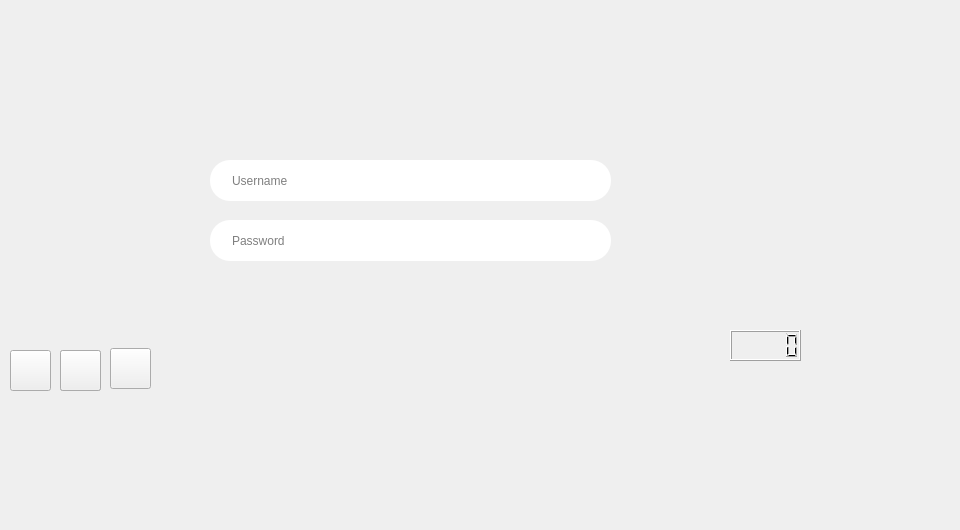
      <widget class="QWidget" name="page_16">
       <widget class="QLineEdit" name="username_3">
        <property name="geometry">
         <rect>
          <x>210</x>
          <y>160</y>
          <width>401</width>
          <height>41</height>
         </rect>
        </property>
        <property name="palette">
         <palette>
          <active>
           <colorrole role="WindowText">
            <brush brushstyle="SolidPattern">
             <color alpha="255">
              <red>0</red>
              <green>0</green>
              <blue>0</blue>
             </color>
            </brush>
           </colorrole>
           <colorrole role="Button">
            <brush brushstyle="SolidPattern">
             <color alpha="255">
              <red>51</red>
              <green>51</green>
              <blue>51</blue>
             </color>
            </brush>
           </colorrole>
           <colorrole role="Text">
            <brush brushstyle="SolidPattern">
             <color alpha="255">
              <red>0</red>
              <green>0</green>
              <blue>0</blue>
             </color>
            </brush>
           </colorrole>
           <colorrole role="ButtonText">
            <brush brushstyle="SolidPattern">
             <color alpha="255">
              <red>0</red>
              <green>0</green>
              <blue>0</blue>
             </color>
            </brush>
           </colorrole>
           <colorrole role="Base">
            <brush brushstyle="SolidPattern">
             <color alpha="255">
              <red>51</red>
              <green>51</green>
              <blue>51</blue>
             </color>
            </brush>
           </colorrole>
           <colorrole role="Window">
            <brush brushstyle="SolidPattern">
             <color alpha="255">
              <red>51</red>
              <green>51</green>
              <blue>51</blue>
             </color>
            </brush>
           </colorrole>
           <colorrole role="PlaceholderText">
            <brush brushstyle="NoBrush">
             <color alpha="128">
              <red>0</red>
              <green>0</green>
              <blue>0</blue>
             </color>
            </brush>
           </colorrole>
          </active>
          <inactive>
           <colorrole role="WindowText">
            <brush brushstyle="SolidPattern">
             <color alpha="255">
              <red>0</red>
              <green>0</green>
              <blue>0</blue>
             </color>
            </brush>
           </colorrole>
           <colorrole role="Button">
            <brush brushstyle="SolidPattern">
             <color alpha="255">
              <red>51</red>
              <green>51</green>
              <blue>51</blue>
             </color>
            </brush>
           </colorrole>
           <colorrole role="Text">
            <brush brushstyle="SolidPattern">
             <color alpha="255">
              <red>0</red>
              <green>0</green>
              <blue>0</blue>
             </color>
            </brush>
           </colorrole>
           <colorrole role="ButtonText">
            <brush brushstyle="SolidPattern">
             <color alpha="255">
              <red>0</red>
              <green>0</green>
              <blue>0</blue>
             </color>
            </brush>
           </colorrole>
           <colorrole role="Base">
            <brush brushstyle="SolidPattern">
             <color alpha="255">
              <red>51</red>
              <green>51</green>
              <blue>51</blue>
             </color>
            </brush>
           </colorrole>
           <colorrole role="Window">
            <brush brushstyle="SolidPattern">
             <color alpha="255">
              <red>51</red>
              <green>51</green>
              <blue>51</blue>
             </color>
            </brush>
           </colorrole>
           <colorrole role="PlaceholderText">
            <brush brushstyle="NoBrush">
             <color alpha="128">
              <red>0</red>
              <green>0</green>
              <blue>0</blue>
             </color>
            </brush>
           </colorrole>
          </inactive>
          <disabled>
           <colorrole role="WindowText">
            <brush brushstyle="SolidPattern">
             <color alpha="255">
              <red>0</red>
              <green>0</green>
              <blue>0</blue>
             </color>
            </brush>
           </colorrole>
           <colorrole role="Button">
            <brush brushstyle="SolidPattern">
             <color alpha="255">
              <red>51</red>
              <green>51</green>
              <blue>51</blue>
             </color>
            </brush>
           </colorrole>
           <colorrole role="Text">
            <brush brushstyle="SolidPattern">
             <color alpha="255">
              <red>0</red>
              <green>0</green>
              <blue>0</blue>
             </color>
            </brush>
           </colorrole>
           <colorrole role="ButtonText">
            <brush brushstyle="SolidPattern">
             <color alpha="255">
              <red>0</red>
              <green>0</green>
              <blue>0</blue>
             </color>
            </brush>
           </colorrole>
           <colorrole role="Base">
            <brush brushstyle="SolidPattern">
             <color alpha="255">
              <red>51</red>
              <green>51</green>
              <blue>51</blue>
             </color>
            </brush>
           </colorrole>
           <colorrole role="Window">
            <brush brushstyle="SolidPattern">
             <color alpha="255">
              <red>51</red>
              <green>51</green>
              <blue>51</blue>
             </color>
            </brush>
           </colorrole>
           <colorrole role="PlaceholderText">
            <brush brushstyle="NoBrush">
             <color alpha="128">
              <red>0</red>
              <green>0</green>
              <blue>0</blue>
             </color>
            </brush>
           </colorrole>
          </disabled>
         </palette>
        </property>
        <property name="font">
         <font>
          <kerning>true</kerning>
         </font>
        </property>
        <property name="layoutDirection">
         <enum>Qt::LeftToRight</enum>
        </property>
        <property name="styleSheet">
         <string notr="true">padding-left: 20px;
color: rgb(0, 0, 0);
padding-right: 20px;
border-radius: 20px;

</string>
        </property>
        <property name="text">
         <string/>
        </property>
        <property name="frame">
         <bool>false</bool>
        </property>
        <property name="cursorPosition">
         <number>0</number>
        </property>
        <property name="placeholderText">
         <string>Username</string>
        </property>
       </widget>
       <widget class="QPushButton" name="loginbutton_3">
        <property name="geometry">
         <rect>
          <x>210</x>
          <y>280</y>
          <width>101</width>
          <height>31</height>
         </rect>
        </property>
        <property name="styleSheet">
         <string notr="true">background-color: transparent;
border-image: url(:/LOGIN.png);
background: none;
border: none;
background-repeat: none;
</string>
        </property>
        <property name="text">
         <string/>
        </property>
       </widget>
       <widget class="QLineEdit" name="password_3">
        <property name="geometry">
         <rect>
          <x>210</x>
          <y>220</y>
          <width>401</width>
          <height>41</height>
         </rect>
        </property>
        <property name="palette">
         <palette>
          <active>
           <colorrole role="WindowText">
            <brush brushstyle="SolidPattern">
             <color alpha="255">
              <red>0</red>
              <green>0</green>
              <blue>0</blue>
             </color>
            </brush>
           </colorrole>
           <colorrole role="Button">
            <brush brushstyle="SolidPattern">
             <color alpha="255">
              <red>51</red>
              <green>51</green>
              <blue>51</blue>
             </color>
            </brush>
           </colorrole>
           <colorrole role="Text">
            <brush brushstyle="SolidPattern">
             <color alpha="255">
              <red>0</red>
              <green>0</green>
              <blue>0</blue>
             </color>
            </brush>
           </colorrole>
           <colorrole role="ButtonText">
            <brush brushstyle="SolidPattern">
             <color alpha="255">
              <red>0</red>
              <green>0</green>
              <blue>0</blue>
             </color>
            </brush>
           </colorrole>
           <colorrole role="Base">
            <brush brushstyle="SolidPattern">
             <color alpha="255">
              <red>51</red>
              <green>51</green>
              <blue>51</blue>
             </color>
            </brush>
           </colorrole>
           <colorrole role="Window">
            <brush brushstyle="SolidPattern">
             <color alpha="255">
              <red>51</red>
              <green>51</green>
              <blue>51</blue>
             </color>
            </brush>
           </colorrole>
           <colorrole role="PlaceholderText">
            <brush brushstyle="NoBrush">
             <color alpha="128">
              <red>0</red>
              <green>0</green>
              <blue>0</blue>
             </color>
            </brush>
           </colorrole>
          </active>
          <inactive>
           <colorrole role="WindowText">
            <brush brushstyle="SolidPattern">
             <color alpha="255">
              <red>0</red>
              <green>0</green>
              <blue>0</blue>
             </color>
            </brush>
           </colorrole>
           <colorrole role="Button">
            <brush brushstyle="SolidPattern">
             <color alpha="255">
              <red>51</red>
              <green>51</green>
              <blue>51</blue>
             </color>
            </brush>
           </colorrole>
           <colorrole role="Text">
            <brush brushstyle="SolidPattern">
             <color alpha="255">
              <red>0</red>
              <green>0</green>
              <blue>0</blue>
             </color>
            </brush>
           </colorrole>
           <colorrole role="ButtonText">
            <brush brushstyle="SolidPattern">
             <color alpha="255">
              <red>0</red>
              <green>0</green>
              <blue>0</blue>
             </color>
            </brush>
           </colorrole>
           <colorrole role="Base">
            <brush brushstyle="SolidPattern">
             <color alpha="255">
              <red>51</red>
              <green>51</green>
              <blue>51</blue>
             </color>
            </brush>
           </colorrole>
           <colorrole role="Window">
            <brush brushstyle="SolidPattern">
             <color alpha="255">
              <red>51</red>
              <green>51</green>
              <blue>51</blue>
             </color>
            </brush>
           </colorrole>
           <colorrole role="PlaceholderText">
            <brush brushstyle="NoBrush">
             <color alpha="128">
              <red>0</red>
              <green>0</green>
              <blue>0</blue>
             </color>
            </brush>
           </colorrole>
          </inactive>
          <disabled>
           <colorrole role="WindowText">
            <brush brushstyle="SolidPattern">
             <color alpha="255">
              <red>0</red>
              <green>0</green>
              <blue>0</blue>
             </color>
            </brush>
           </colorrole>
           <colorrole role="Button">
            <brush brushstyle="SolidPattern">
             <color alpha="255">
              <red>51</red>
              <green>51</green>
              <blue>51</blue>
             </color>
            </brush>
           </colorrole>
           <colorrole role="Text">
            <brush brushstyle="SolidPattern">
             <color alpha="255">
              <red>0</red>
              <green>0</green>
              <blue>0</blue>
             </color>
            </brush>
           </colorrole>
           <colorrole role="ButtonText">
            <brush brushstyle="SolidPattern">
             <color alpha="255">
              <red>0</red>
              <green>0</green>
              <blue>0</blue>
             </color>
            </brush>
           </colorrole>
           <colorrole role="Base">
            <brush brushstyle="SolidPattern">
             <color alpha="255">
              <red>51</red>
              <green>51</green>
              <blue>51</blue>
             </color>
            </brush>
           </colorrole>
           <colorrole role="Window">
            <brush brushstyle="SolidPattern">
             <color alpha="255">
              <red>51</red>
              <green>51</green>
              <blue>51</blue>
             </color>
            </brush>
           </colorrole>
           <colorrole role="PlaceholderText">
            <brush brushstyle="NoBrush">
             <color alpha="128">
              <red>0</red>
              <green>0</green>
              <blue>0</blue>
             </color>
            </brush>
           </colorrole>
          </disabled>
         </palette>
        </property>
        <property name="font">
         <font>
          <kerning>true</kerning>
         </font>
        </property>
        <property name="layoutDirection">
         <enum>Qt::LeftToRight</enum>
        </property>
        <property name="styleSheet">
         <string notr="true">padding-left: 20px;
color: rgb(0, 0, 0);
padding-right: 20px;
border-radius: 20px;
</string>
        </property>
        <property name="inputMethodHints">
         <set>Qt::ImhHiddenText|Qt::ImhNoAutoUppercase|Qt::ImhNoPredictiveText|Qt::ImhSensitiveData</set>
        </property>
        <property name="inputMask">
         <string/>
        </property>
        <property name="text">
         <string/>
        </property>
        <property name="frame">
         <bool>false</bool>
        </property>
        <property name="echoMode">
         <enum>QLineEdit::Password</enum>
        </property>
        <property name="cursorPosition">
         <number>0</number>
        </property>
        <property name="placeholderText">
         <string>Password</string>
        </property>
       </widget>
       <widget class="QPushButton" name="signupbutton_4">
        <property name="geometry">
         <rect>
          <x>500</x>
          <y>280</y>
          <width>101</width>
          <height>31</height>
         </rect>
        </property>
        <property name="styleSheet">
         <string notr="true">border-image: url(:/SIGNUP.png);
background-color: transparent;
background: none;
border: none;
background-repeat: none;
</string>
        </property>
        <property name="text">
         <string/>
        </property>
       </widget>
       <widget class="QPushButton" name="signupbutton_5">
        <property name="geometry">
         <rect>
          <x>730</x>
          <y>370</y>
          <width>81</width>
          <height>21</height>
         </rect>
        </property>
        <property name="styleSheet">
         <string notr="true">background-color: transparent;
border-image: url(:/EXIT.png);
background: none;
border: none;
background-repeat: none;
</string>
        </property>
        <property name="text">
         <string/>
        </property>
       </widget>
       <widget class="QLabel" name="label_124">
        <property name="geometry">
         <rect>
          <x>350</x>
          <y>50</y>
          <width>161</width>
          <height>111</height>
         </rect>
        </property>
        <property name="text">
         <string/>
        </property>
        <property name="pixmap">
         <pixmap>../../r-01.png</pixmap>
        </property>
       </widget>
       <widget class="QLabel" name="label_125">
        <property name="geometry">
         <rect>
          <x>-50</x>
          <y>-40</y>
          <width>951</width>
          <height>521</height>
         </rect>
        </property>
        <property name="text">
         <string/>
        </property>
        <property name="pixmap">
         <pixmap>:/12.png</pixmap>
        </property>
       </widget>
       <widget class="QLabel" name="label_126">
        <property name="geometry">
         <rect>
          <x>580</x>
          <y>170</y>
          <width>16</width>
          <height>21</height>
         </rect>
        </property>
        <property name="text">
         <string/>
        </property>
        <property name="pixmap">
         <pixmap>../../Nouveau dossier (7)/2x/user@2x.png</pixmap>
        </property>
       </widget>
       <widget class="QLabel" name="label_127">
        <property name="geometry">
         <rect>
          <x>580</x>
          <y>230</y>
          <width>16</width>
          <height>21</height>
         </rect>
        </property>
        <property name="text">
         <string/>
        </property>
        <property name="pixmap">
         <pixmap>../../Nouveau dossier (7)/2x/lock@2x.png</pixmap>
        </property>
       </widget>
       <widget class="QPushButton" name="musicBack_3">
        <property name="geometry">
         <rect>
          <x>10</x>
          <y>350</y>
          <width>41</width>
          <height>41</height>
         </rect>
        </property>
        <property name="styleSheet">
         <string notr="true">#musicBack {
background-color: transparent;
background: none;
	border-image: url(:/backmusic0001.png);
border: none;
background-repeat: none;
}

#musicBack:hover {

  	border-image: url(:/backmusic0002.png);
}
#musicBack:pressed
{
   border-image: url(:/backmusic0001.png);
}</string>
        </property>
        <property name="text">
         <string/>
        </property>
       </widget>
       <widget class="QPushButton" name="musicPlay_3">
        <property name="geometry">
         <rect>
          <x>60</x>
          <y>350</y>
          <width>41</width>
          <height>41</height>
         </rect>
        </property>
        <property name="styleSheet">
         <string notr="true">#musicPlay {
background-color: transparent;
border-image: url(:/play0001.png);
background: none;
border: none;
background-repeat: none;
}

#musicPlay:hover {
	border-image: url(:/play0002.png);
}
#musicPlay:pressed
{
   border-image: url(:/play0001.png);
}</string>
        </property>
        <property name="text">
         <string/>
        </property>
       </widget>
       <widget class="QPushButton" name="musicNext_3">
        <property name="geometry">
         <rect>
          <x>110</x>
          <y>348</y>
          <width>41</width>
          <height>41</height>
         </rect>
        </property>
        <property name="styleSheet">
         <string notr="true">#musicNext {
background-color: transparent;
background: none;
	border-image: url(:/next0001.png);
border: none;
background-repeat: none;
}

#musicNext:hover {border-image: url(:/next0002.png);

}
#musicNext:pressed
{
	border-image: url(:/next0001.png);
}</string>
        </property>
        <property name="text">
         <string/>
        </property>
       </widget>
       <widget class="QPushButton" name="musicStop_3">
        <property name="geometry">
         <rect>
          <x>60</x>
          <y>350</y>
          <width>41</width>
          <height>41</height>
         </rect>
        </property>
        <property name="styleSheet">
         <string notr="true">#musicStop {
background-color: transparent;
background: none;
border-image: url(:/stop0001.png);
border: none;
background-repeat: none;
}

#musicStop:hover {
	border-image: url(:/stop0002.png);
}
#musicStop:pressed
{border-image: url(:/stop0001.png);
}
</string>
        </property>
        <property name="text">
         <string/>
        </property>
       </widget>
       <widget class="QLCDNumber" name="clock_3">
        <property name="geometry">
         <rect>
          <x>730</x>
          <y>330</y>
          <width>71</width>
          <height>31</height>
         </rect>
        </property>
        <property name="font">
         <font>
          <family>Agency FB</family>
          <pointsize>18</pointsize>
          <weight>50</weight>
          <italic>false</italic>
          <bold>false</bold>
         </font>
        </property>
        <property name="styleSheet">
         <string notr="true"/>
        </property>
        <property name="smallDecimalPoint">
         <bool>false</bool>
        </property>
        <property name="digitCount">
         <number>5</number>
        </property>
       </widget>
      </widget>
